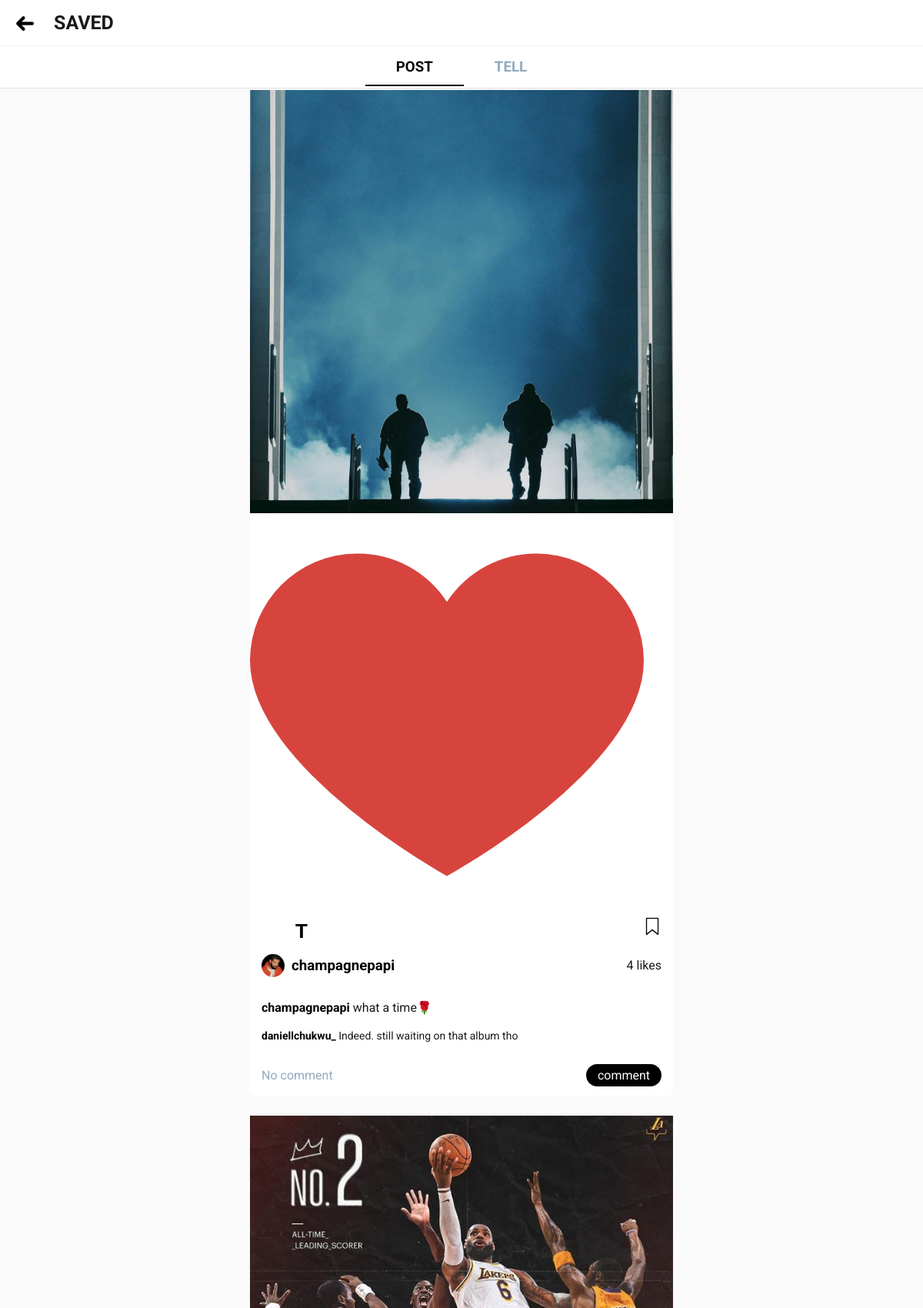
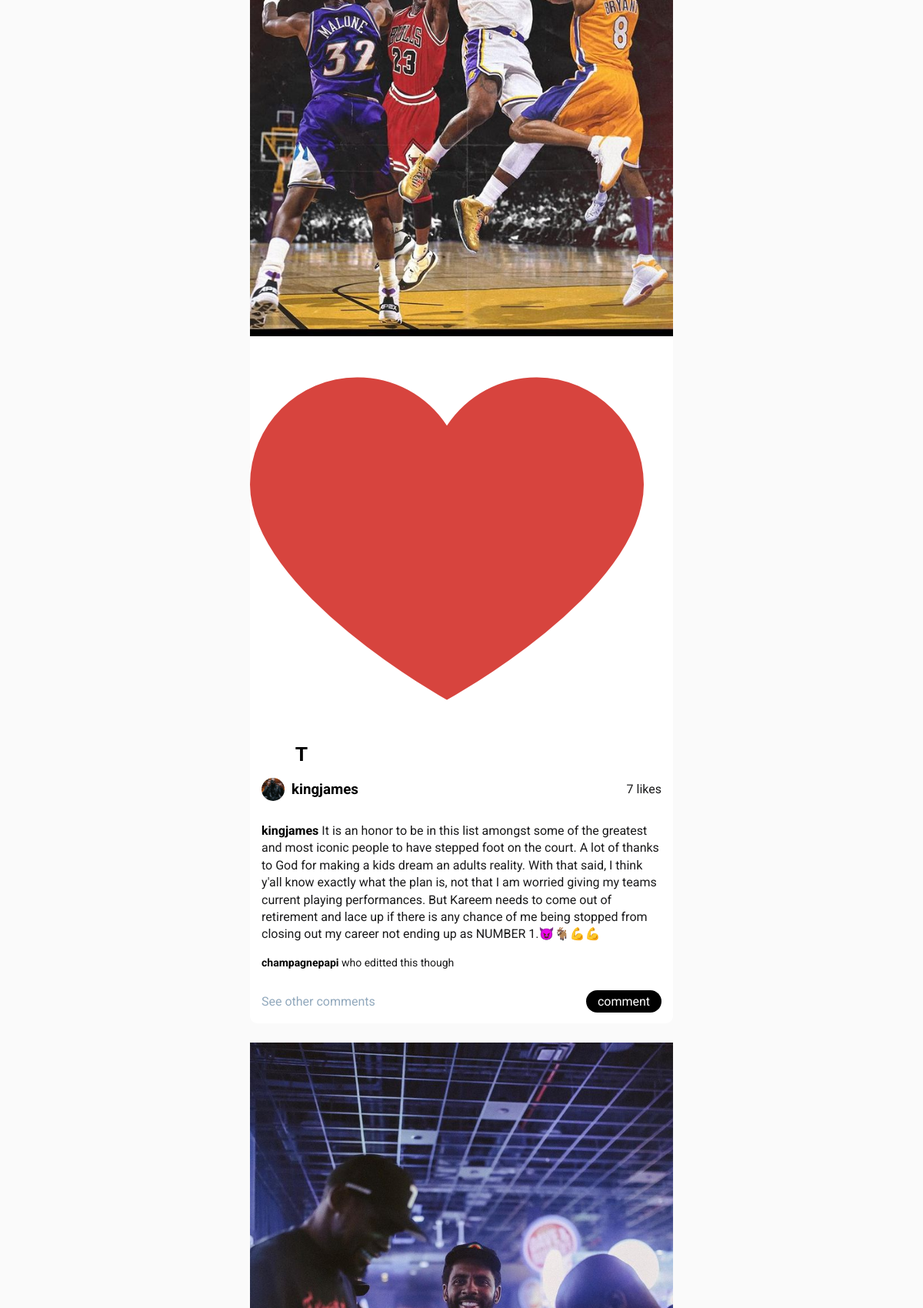
/users/saved-post/ (signed in, upper part), run on the app's committed database (2 pictures, top to bottom).
### homeapp/models.py (models this page shows, shortened)
class SavePost(models.Model):
   owner = models.ForeignKey(User, on_delete=models.CASCADE, null=True)
   post = models.ForeignKey(Post, on_delete=models.CASCADE, null=True)
   updated = models.DateTimeField(auto_now_add=True)
   created = models.DateTimeField(auto_now=True)
   id = models.UUIDField(default=uuid.uuid4, unique=True, primary_key=True, editable=False)
   class Meta:
      unique_together = ['owner', 'post']

class Post(models.Model):
   owner = models.ForeignKey(User, on_delete=models.CASCADE, null=True, blank=True)
   img = models.ImageField(upload_to='contents/', null=True, blank=True)
   body = models.TextField()
   likers = models.ManyToManyField(User, 'post_likers', blank=True)
   commenters = models.ManyToManyField(User, 'post_commenters', blank=True)
   savers = models.ManyToManyField(User, 'post_savers', blank=True)
   tellers = models.ManyToManyField(User, 'tellers_post', blank=True)
   tellers_count = models.PositiveSmallIntegerField(default=0) # this will keep the count of tells. instead of using tellers.length
   sharers = models.ManyToManyField(User, 'sharers_post', blank=True)
   sharers_count = models.PositiveSmallIntegerField(default=0) # this will keep the count of tells. instead of using tellers.length
   updated = models.DateTimeField(auto_now=True)
   created = models.DateTimeField(auto_now_add=True)
   id = models.UUIDField(default=uuid.uuid4, primary_key=True, unique=True, editable=False)
   class Meta:
      ordering = ['-created']
   @property
   def get_total_likes(self):
      return self.likers.count()

class CommentOnPost(models.Model):
   owner = models.ForeignKey(User, on_delete=models.CASCADE, null=True, blank=True)
   post = models.ForeignKey(Post, on_delete=models.CASCADE)
   comment = models.CharField(max_length=2000)
   updated = models.DateTimeField(auto_now=True)
   created = models.DateTimeField(auto_now_add=True)
   id = models.UUIDField(default=uuid.uuid4, primary_key=True, unique=True, editable=False)
   class Meta:
      ordering = ['-created', '-updated']

### users/models.py (models this page shows, shortened)
class Profile(models.Model):
   VOTE_TYPE = (
      ('MALE', 'a male'),
      ('FEMALE', 'a female'),
   )
   user = models.OneToOneField(User, on_delete=models.CASCADE)
   name = models.CharField(max_length=200, blank=True, null=True)
   username = models.CharField(max_length=200, blank=True, null=True, unique=True)
   email = models.EmailField(max_length=500, blank=True, null=True, unique=True)
   img = models.ImageField(upload_to="profiles/", default="default/images/user.png")
   bio = models.TextField(default="", blank=True, null=True)
   online = models.BooleanField(default=False)
   last_seen = models.DateTimeField(default=datetime.now(), null=True, blank=True)
   followers = models.ManyToManyField(User, related_name='followers', blank=True)
   following = models.ManyToManyField(User, related_name='following', blank=True)
   friends = models.ManyToManyField(User, related_name='friends', blank=True)
   verified = models.BooleanField(default=False)
   saved_post = models.ManyToManyField("homeapp.Post", related_name="saved_post", blank=True)
   saved_tell = models.ManyToManyField("homeapp.Tell", related_name="saved_tell", blank=True)
   seen_post = models.ManyToManyField("homeapp.Post", blank=True)
   seen_tell = models.ManyToManyField("homeapp.Tell", blank=True)
   activity_count = models.PositiveSmallIntegerField(default=0)
   updated = models.DateTimeField(auto_now_add=True)
   created = models.DateTimeField(auto_now=True)
   id = models.UUIDField(default=uuid.uuid4, unique=True, primary_key=True, editable=False)

### users/views.py (the view)
# urls.py: path('saved-post/', views.savedPostPage, name="saved-post-page"),
def savedPostPage(request):
   page = "post"
   user = request.user
   saved_posts = user.savepost_set.all().order_by('-updated')
   context = {"page": page, "contents": saved_posts}
   return render(request, 'saved.html', context)

### users/templates/saved.html (shortened to what this page needs)
{% extends 'main.html' %}
{% load static %}
{% block content %}
<header>
   <div class="header-wrapper width-p-20 height-p-10">
      <div class="pf-logo-container">
         <a onclick="history.back()"><img src="{% static 'images/icons/back icons/back-1.png' %}" alt="" width="25" class="pf-back"></a>
         <h3 class="no-margin font-25">SAVED</h3>
      </div>
   </div>
</header>
<main>
   <section class="background-white">
      <div class="saved-options">
         {% if page == "post" %}
         <a href="{% url 'saved-post-page' %}"><h3 class="selected">POST</h3></a>
         <a href="{% url 'saved-tell-page' %}"><h3 class="grey">TELL</h3></a>
         {% else %}
         <a href="{% url 'saved-post-page' %}"><h3  class="grey">POST</h3></a>
         <a href="{% url 'saved-tell-page' %}"><h3 class="selected">TELL</h3></a>
         {% endif %}
      </div>
      <hr class="hr-line">
   </section>
   <section class="saved-post-tell">
      {% if page == "post" %}
      {% for content in contents %}
      <div class="content-wrapper">
         <div class="content-box">
            <div class="content-1">
               <div class="big-heart-parent">
                  <img src="{{content.post.img.url}}" alt="post" ondblclick="heartPost()" class="post-img">
               </div>
               {% if request.user not in content.post.likers.all %}
               <div class="heart-p position-rel">
                  <a href="{% url 'like-post' content.post.id %}?q={{request.path}}"><img src="{% static 'images/icons/heart/heart-white.png' %}" alt="" class="heart"></a>
               </div>
               {% else %}
               <div class="heart-p position-rel">
                  <a href="{% url 'unlike-post' content.post.id %}?q={{request.path}}"><img src="{% static 'images/icons/heart/heart-red.png' %}" alt="" class="heart"></a>
               </div>
               {% endif %}
            </div>
            <div class="content-2-updated">
               <div class="content-layer-0">
                  <div class="cl0-left">
                     <a href="#"><strong class="font-lobster" title="tell on post">T</strong></a>
                  </div>
                  <div class="cl0-right">
                     {% if content.post not in request.user.profile.saved_post.all %}
                     <a href="{% url 'save-post' content.post.id %}"><img src="{% static 'images/icons/bookmark/bookmark.png' %}" alt=""></a>
                     {% else %}
                     <a href="{% url 'unsave-post' content.post.id %}"><img src="{% static 'images/icons/bookmark/bookmark-black.png' %}" alt=""></a>
                     {% endif %}
                  </div>
               </div>
               <div class="content-layer-1">
                  <div class="cl-left flex">
                     <div class="img-holder">
                        <img src="{{content.post.owner.profile.img.url}}" alt="" class="img-holder-image">
                     </div>
                     <div class="content-owner">
                        <a href="{% url 'other-profile' content.owner.id %}"><h3>{{content.post.owner}}
                        </h3></a>
                     </div>
                  </div>
                  <div class="cl-right">
                     <p>{{content.post.get_total_likes}} like{{content.post.get_total_likes|pluralize}}</p>
                  </div>
               </div>
               <div class="content.post-layer-2">
                  <p><strong><a href="{% url 'other-profile' content.post.owner.id %}">{{content.post.owner.profile.username}}</a> </strong>{{content.post.body}}</p>
               </div>
               {% for comment in content.post.commentonpost_set.all|slice:1 %}
               <div class="content-layer-3">
                  <p><a href="{% url 'other-profile' comment.owner.id %}"><strong>{{comment.owner}} </strong></a>{{comment.comment}}</p>
               </div>
               {% endfor %}
               <div class="content-layer-4 flex">
                  {% if content.post.commentonpost_set.all.count > 1 %}
                  <p class="grey">See {{content.commentonpost_set.all.count|add:-1}} other comments</p>
                  {% elif tell.commentontell_set.all.count > 0 %}
                  <p class="grey">0 other comments</p>
                  {% else %}
                  <p class="grey">No comment</p>
                  {% endif %}
                  <a href="{% url 'post-comments-page' content.post.id %}"><span class="comment-button">comment</span></a>
               </div>
            </div>
         </div>
      </div>
      {% endfor %}
      {% endif %}
   </section>
</main>
{% endblock content %}

### templates/main.html (shortened to what this page needs)
<!DOCTYPE html>
{% load static %}
<html>
<head>
   <link rel='stylesheet' type='text/css' media='screen' href='{% static "main.css" %}'>
</head>
<body>
{% block content %}
{% endblock content %}
</body>
</html>

### templates/components/floater-component.html (shortened to what this page needs)
{% load static %}

### static/main.css (style rules this page uses)
body { background-color: #fafafa; margin: 0; font-family: "Roboto", sans-serif; font-weight: 300px; margin-bottom: 70px; color: #1a1a1b; }
hr { border: none; border-bottom: 5px dotted rgba(0, 0, 0, 0.578); width: 20px; margin: 10px auto 10px; }
.hr-line { margin: 2px auto; border: none; border-bottom: 0.5px solid rgba(0, 0, 0, 0.122); width: 100%; }
.no-margin { margin: 0; }
.position-rel { position: relative; }
.background-white { background-color: #fff; }
.grey { color: #92a9bd; }
a { text-decoration: none; color: #000; }
.flex { display: flex; align-items: center; }
header { background-color: #fff; position: fixed; width: 100%; height: 54px; top: 0; z-index: 1; }
.header-wrapper { padding: 0; display: flex; justify-content: space-between; border-bottom: 1px solid #1b1a1711; align-items: center; }
.font-lobster { font-family: "Lobster", sans-serif; }
.font-25 { font-size: 25px; }
.width-p-20 { padding-left: 20px; padding-right: 20px; }
.height-p-10 { padding-top: 15px; padding-bottom: 15px; }
main { margin-top: 54px; }
.content-wrapper { margin: 0 auto; max-width: 550px; }
.content-box { border-bottom-left-radius: 10px; border-bottom-right-radius: 10px; line-height: 1.4; background-color: #fff; }
.content-2-updated { background-color: #ffffff; border-bottom-left-radius: 10px; border-bottom-right-radius: 10px; padding-bottom: 10px; padding: 0 15px; }
.content-1 img { max-width: 100%; object-fit: cover; }
.cl-right { display: flex; align-items: center; justify-content: end; text-align: end; }
.content-layer-1 { display: flex; align-items: center; justify-content: space-between; }
.content-layer-1 h3 { padding: 0 0 0 9px; margin: 5px 0; box-sizing: border-box; }
.content-layer-3 { font-size: 14px; }
.content-layer-4 { justify-content: space-between; margin-bottom: 25px; }
.comment-button { padding: 5px 15px; color: #fff; background-color: #000; border-radius: 20px; }
.big-heart-parent { position: relative; }
.pf-logo-container { display: flex; align-items: center; position: relative; }
.pf-back { position: relative; top: 3px; padding-right: 25px; }
.img-holder { height: 30px; min-width: 30px; max-width: 30px; border-radius: 50%; }
.img-holder-image { width: 100%; height: 100%; border-radius: 50%; object-fit: cover; }
.saved-options { display: flex; justify-content: center; padding: 10px 20px 0; }
.saved-options h3 { margin: 0; padding: 12px 40px; }
.content-layer-0 { display: flex; justify-content: space-between; box-sizing: border-box; }
.cl0-left { display: flex; align-items: center; justify-content: space-between; width: 60px; }
.cl0-left img, .cl0-right img { width: 24px; }
.cl0-left strong { font-size: 26px; }
.post-img { object-fit: cover; height: 100%; width: 100%; }
.saved-options .selected { border-bottom: 2px solid #000; }

### data on the page
SavePost: post.img (picture), post.owner.profile.img (picture), post.owner "champagnepapi", post.get_total_likes "4", post.owner.profile.username "champagnepapi", post.body "what a time🌹", shows "No comment"
CommentOnPost: owner "daniellchukwu_", comment "Indeed. still waiting on that album tho"
SavePost: post.img (picture), post.owner.profile.img (picture), post.owner "kingjames", post.get_total_likes "7", post.owner.profile.username "kingjames", post.body "It is an honor to be in this list amongst some of the greatest and most iconic people to have stepped foot on the court. A lot of thanks to God for making a kids dream an adults reality. With that said, I think y'all know exactly what the plan is, not that I am worried giving my teams current playing performances. But Kareem needs to come out of retirement and lace up if there is any chance of me being stopped from closing out my career not ending up as NUMBER 1.😈🐐💪💪"
CommentOnPost: owner "champagnepapi", comment "who editted this though"
SavePost: post.img (picture)
